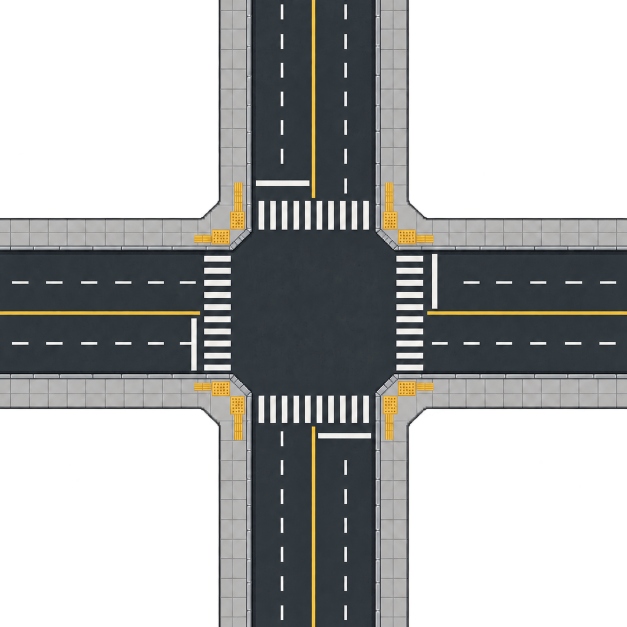
#> input picture Assets/Images/Road/Road_Cross_4Lane.png, 1254 x 1254 px (shown at 1/2 size)
$ python build_cross_preview.py
#> lines starting #> are read from the running program, lines starting #| are printed output that depends on the picture; after the words box and inside, x2 and y2 are one past the last pixel; in counts of white or black regions, pixels touching at a corner belong together
from pathlib import Path
import hashlib
import json
import numpy as np
from PIL import Image, ImageDraw, ImageChops

ROOT = Path(__file__).resolve().parents[2]
OUT = Path(__file__).resolve().parent
SOURCE = ROOT / 'Assets/Images/Road/Road_Cross_4Lane.png'
N, S = 1254, 5
C, LANE, WALK = 627.0, 84.6, 64.0
LEFT, RIGHT = C - 2 * LANE, C + 2 * LANE
source = Image.open(SOURCE).convert('RGBA')
#> source is the input picture: PIL image 1254x1254 RGBA; mean R, G, B, A 50.1, 51.5, 51.3, 130.8
before = {str(p.relative_to(ROOT)): hashlib.sha256(p.read_bytes()).hexdigest()
          for p in [* (ROOT / 'Assets/Images/Road').glob('*'),
                    ROOT / 'Assets/Scenes/SampleScene.unity',
                    ROOT / 'Assets/Images/Car/Ambulance.png'] if p.is_file()}

def rotate(points, turn):
    for _ in range(turn):
        points = [(N-y, x) for x, y in points]
    return points

def polygon(draw, points, fill):
    draw.polygon([(round(x*S), round(y*S)) for x,y in points], fill=fill)

def line(draw, points, fill, width):
    draw.line([(round(x*S), round(y*S)) for x,y in points], fill=fill,
              width=round(width*S), joint='curve')

def rect(draw, box, color):
    x0,y0,x1,y1 = box
    draw.rectangle((round(x0*S),round(y0*S),round(x1*S)-1,round(y1*S)-1),fill=color)

def tile_sample(box):
#> called with box = (520, 520, 730, 730)
    patch = np.array(source.crop(box).convert('RGB'))
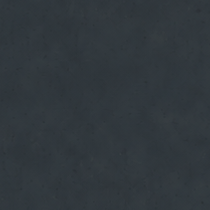
#> patch: shape (210, 210, 3); mean R, G, B 48.8, 55.8, 60.9
    patch = np.concatenate((patch,patch[:,::-1]),axis=1)
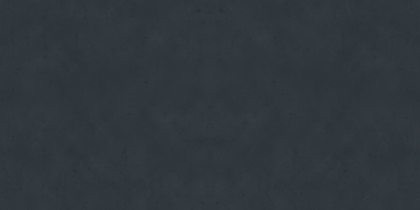
#> patch: shape (210, 420, 3); mean R, G, B 48.8, 55.8, 60.9
    patch = np.concatenate((patch,patch[::-1]),axis=0)
#> patch: shape (420, 420, 3)
    return Image.fromarray(np.tile(patch,(N//patch.shape[0]+1,N//patch.shape[1]+1,1))[:N,:N]).resize((N*S,N*S),Image.Resampling.BICUBIC)

# Clean original asphalt and sidewalk surfaces, without painted markings/grout.
asphalt = tile_sample((520,520,730,730))
sidewalk = tile_sample((445,105,486,129))
#> call 2 of tile_sample, with box = (445, 105, 486, 129)
#> in tile_sample (call 2), `patch = np.concatenate((patch,patch[::-1]),axis=0)`:
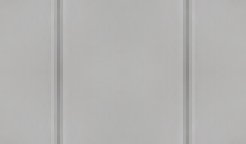
#> patch: shape (48, 82, 3) (shown 3 times larger); mean R, G, B 179.8, 179, 178.3
#> in tile_sample (call 2), `return Image.fromarray(np.tile(patch,(N//patch.shape[0]+1,N//patch.sha..`:
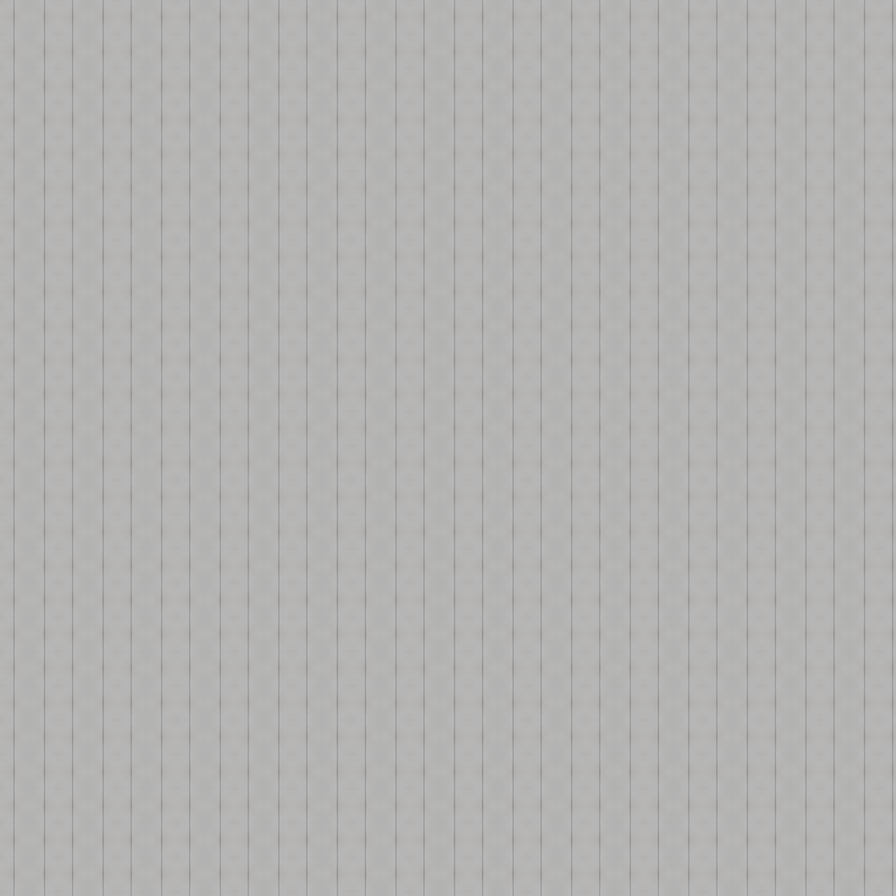
#> returned value: PIL image 6270x6270 RGB (shown at 1/7 size); mean R, G, B 179.8, 179, 178.3
road_points = []
for turn in range(4):
    road_points.extend(rotate([(LEFT,0),(RIGHT,0),(RIGHT,421),(833,LEFT)],turn))
road_mask = Image.new('L',(N*S,N*S))
#> road_mask: PIL image 6270x6270 L; every value is 0
polygon(ImageDraw.Draw(road_mask),road_points,255)
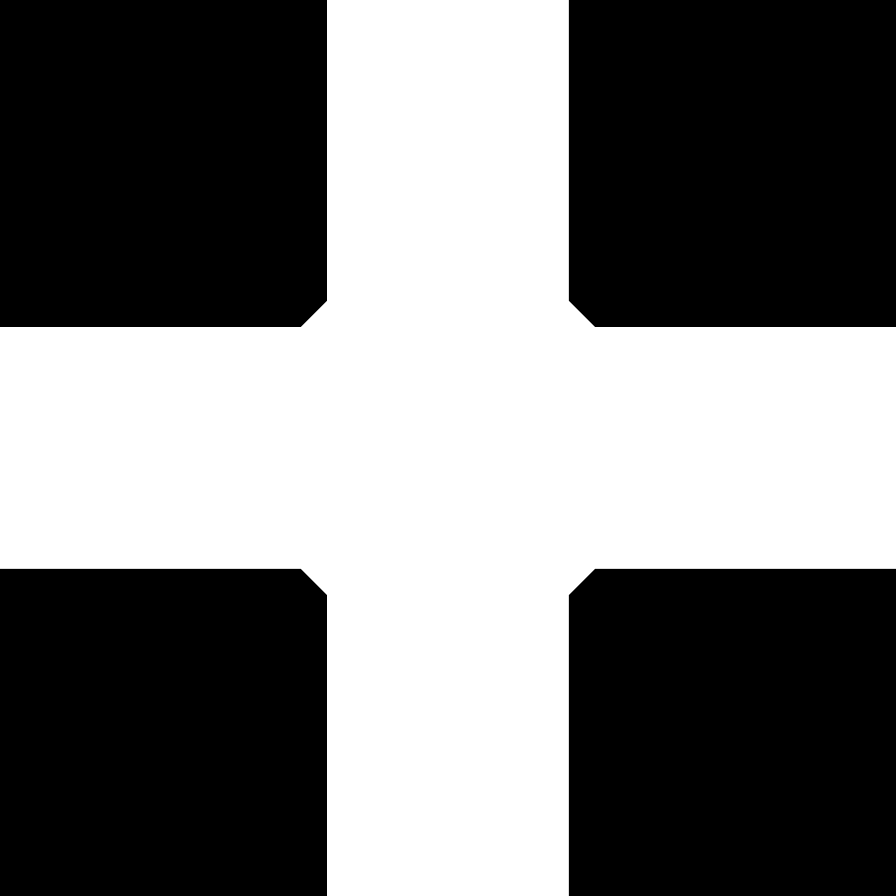
#> road_mask: PIL image 6270x6270 L (shown at 1/7 size); 46.9% white; 1 white region, box (x1, y1, x2, y2) and area: (0, 0, 6270, 6270) 18431315
walk_mask = Image.new('L',(N*S,N*S))
walk_draw = ImageDraw.Draw(walk_mask)
corner = [(LEFT-WALK,0),(LEFT,0),(LEFT,421),(421,LEFT),
          (0,LEFT),(0,LEFT-WALK),(367.3,LEFT-WALK),(LEFT-WALK,367.3)]
for turn in range(4):
    polygon(walk_draw,rotate(corner,turn),255)
canvas = Image.new('RGBA',(N*S,N*S))
#> canvas: PIL image 6270x6270 RGBA; every value is 0
canvas.paste(asphalt,(0,0),road_mask)

# One sidewalk corner is repeated by exact quarter turns.
details = Image.new('RGBA',(N*S,N*S))
d = ImageDraw.Draw(details)
for y in range(20,440,40):
    line(d,[(LEFT-WALK,y),(LEFT-8,y)],(119,120,120,255),1)
    line(d,[(LEFT-WALK,y+1),(LEFT-8,y+1)],(203,202,200,255),0.6)
for x in (LEFT-WALK+28,LEFT-WALK+56):
    line(d,[(x,0),(x,421)],(127,128,128,255),1)
for x in range(20,440,40):
    line(d,[(x,LEFT-WALK),(x,LEFT-8)],(119,120,120,255),1)
    line(d,[(x+1,LEFT-WALK),(x+1,LEFT-8)],(203,202,200,255),0.6)
for y in (LEFT-WALK+28,LEFT-WALK+56):
    line(d,[(0,y),(421,y)],(127,128,128,255),1)
curb = [(LEFT,0),(LEFT,421),(421,LEFT),(0,LEFT)]
line(d,curb,(33,38,41,255),16)
line(d,curb,(174,176,175,255),12)
line(d,curb,(224,223,219,255),4)
for t in range(30,421,40):
    line(d,[(LEFT-8,t),(LEFT,t)],(58,63,65,255),1.4)
    line(d,[(t,LEFT-8),(t,LEFT)],(58,63,65,255),1.4)
line(d,[(LEFT-WALK,0),(LEFT-WALK,367.3),(367.3,LEFT-WALK),(0,LEFT-WALK)],(56,61,63,255),3)
corner_mask = Image.new('L',(N*S,N*S))
polygon(ImageDraw.Draw(corner_mask),corner,255)
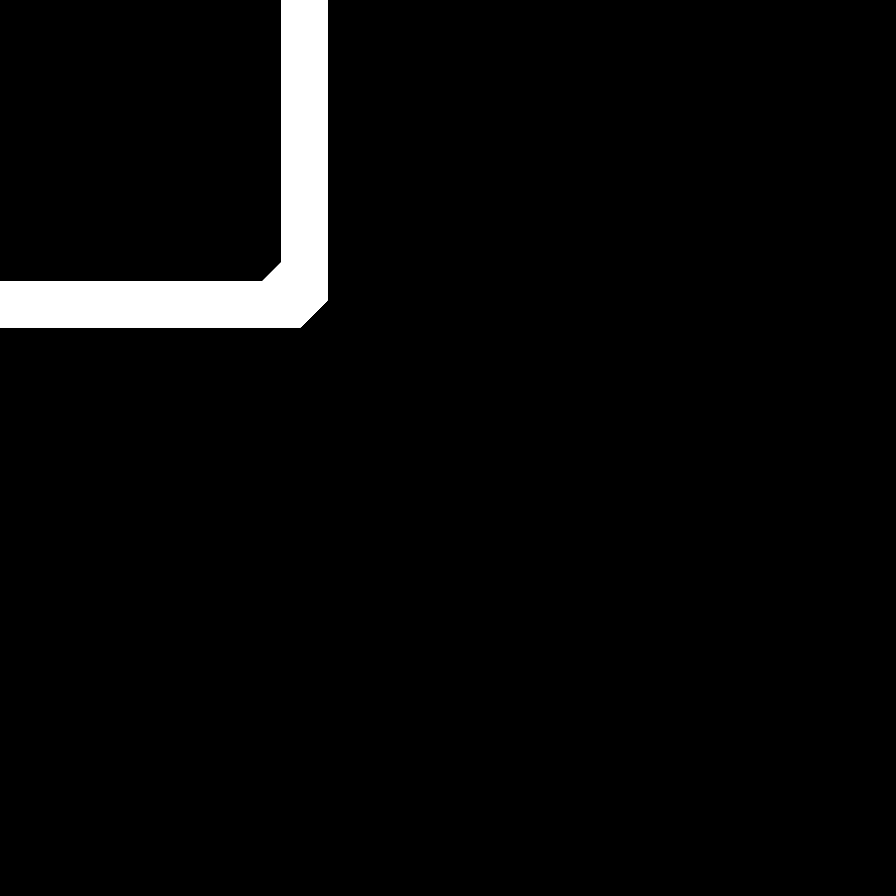
#> corner_mask: PIL image 6270x6270 L (shown at 1/7 size); 3.5% white; 1 white region, box (x1, y1, x2, y2) and area: (0, 0, 2290, 2290) 1358897
details.putalpha(ImageChops.multiply(details.getchannel('A'),corner_mask))
walk_surface = sidewalk.convert('RGBA')
for turn in range(4):
    rotated = details.rotate(-90*turn)
    walk_surface.alpha_composite(rotated)
canvas.paste(walk_surface,(0,0),walk_mask)
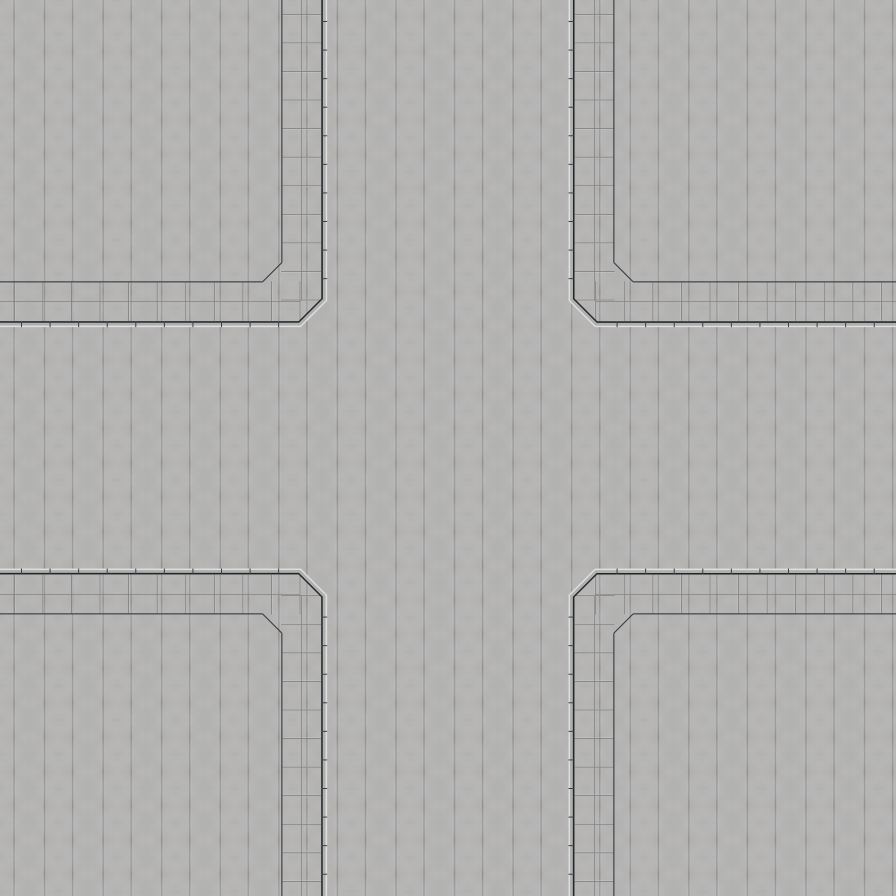
#> walk_surface: PIL image 6270x6270 RGBA (shown at 1/7 size); mean R, G, B, A 178.5, 177.9, 177.2, 255
#> (the run stopped early here; a loop or call above may not have finished)
